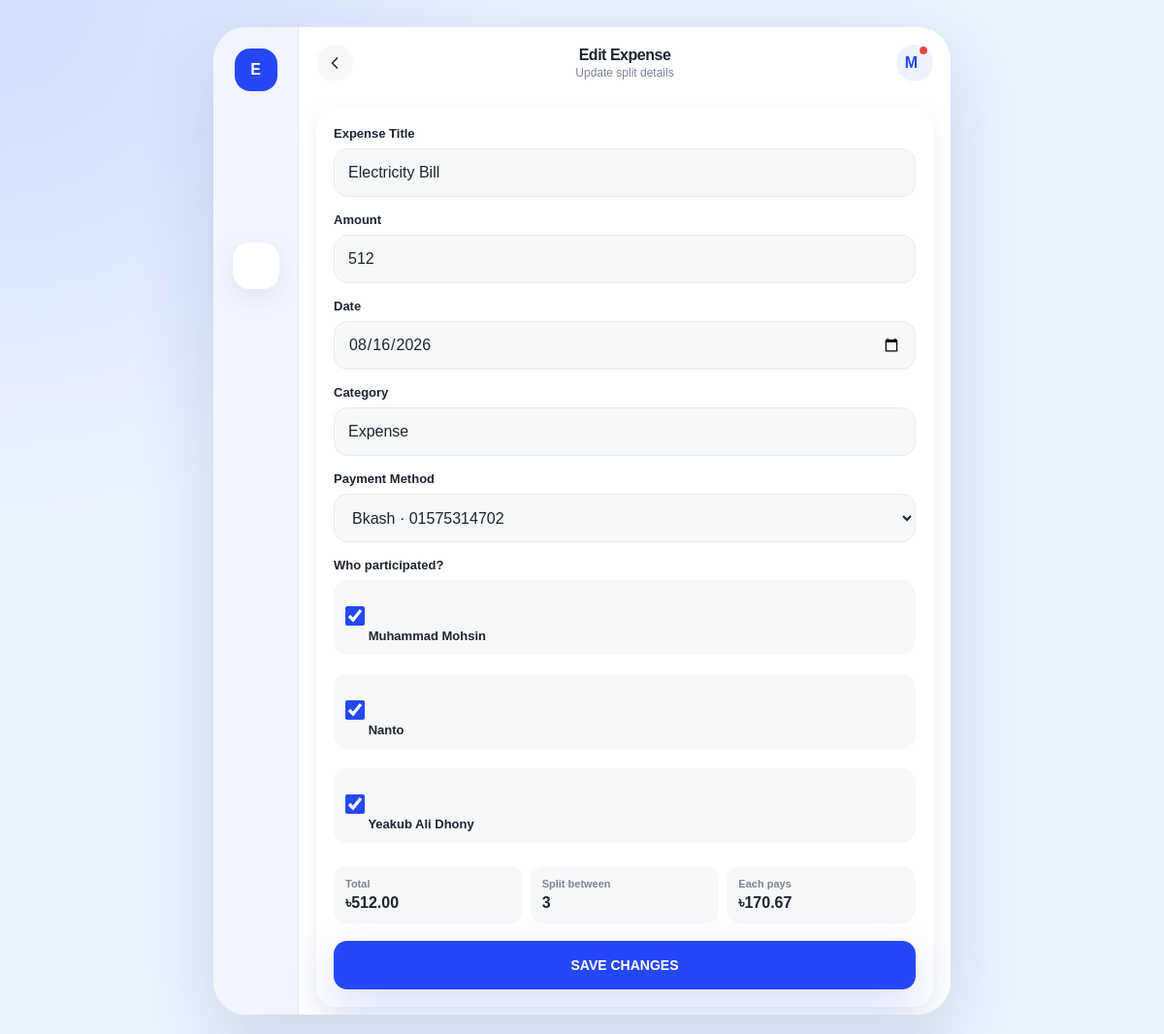
/expenses/edit.php?expense_id=5 (signed in), run on the app's committed database.
### tables this page shows
CREATE TABLE `expenses` (
  `expense_id` int(11) NOT NULL,
  `title` varchar(150) NOT NULL,
  `amount` double NOT NULL,
  `expense_date` date NOT NULL,
  `created_at` timestamp NOT NULL DEFAULT current_timestamp(),
  `group_id` int(11) NOT NULL,
  `user_id` int(11) NOT NULL
);

CREATE TABLE `categories` (
  `category_id` int(11) NOT NULL,
  `category_name` varchar(100) NOT NULL,
  `description` varchar(255) DEFAULT NULL,
  `expense_id` int(11) DEFAULT NULL
);

CREATE TABLE `users` (
  `user_id` int(11) NOT NULL,
  `name` varchar(100) NOT NULL,
  `email` varchar(255) NOT NULL,
  `password_hash` varchar(255) NOT NULL,
  `phone_no` varchar(20) DEFAULT NULL,
  `created_at` timestamp NOT NULL DEFAULT current_timestamp()
);

### expenses/edit.php (the view, shortened to what this page needs)
<?php
require_once "../config/database.php";
$user_id = (int) $_SESSION["user_id"];
$expense_id = (int) ($_GET["expense_id"] ?? $_POST["expense_id"] ?? 0);
$stmt = $conn->prepare("
    SELECT e.*, c.category_id, c.category_name, pm.payment_method_id
    FROM expenses e
    LEFT JOIN categories c ON e.expense_id = c.expense_id
    LEFT JOIN payment_method pm ON e.expense_id = pm.expense_id AND pm.user_id = e.user_id
    WHERE e.expense_id = ? AND e.user_id = ?
    LIMIT 1
");
$stmt->bind_param("ii", $expense_id, $user_id);
$stmt->execute();
$expense = $stmt->get_result()->fetch_assoc();
$stmt = $conn->prepare("
    SELECT u.user_id, u.name
    FROM group_members gm
    INNER JOIN users u ON gm.user_id = u.user_id
    WHERE gm.group_id = ?
    ORDER BY u.name
");
$stmt->bind_param("i", $expense["group_id"]);
$stmt->execute();
$members = $stmt->get_result()->fetch_all(MYSQLI_ASSOC);
$stmt = $conn->prepare("SELECT user_id FROM expenses_participants WHERE expense_id = ?");
$stmt->bind_param("i", $expense_id);
$stmt->execute();
$selected_participants = array_map("intval", array_column($stmt->get_result()->fetch_all(MYSQLI_ASSOC), "user_id"));
$stmt = $conn->prepare("SELECT payment_method_id, method_type, account_details FROM payment_method WHERE user_id = ? ORDER BY is_default DESC, method_type");
$stmt->bind_param("i", $user_id);
$stmt->execute();
$payment_methods = $stmt->get_result();
include "../includes/header.php";
?>
<form class="form-card" method="POST">
    <div class="form-group"><label for="title">Expense Title</label><input id="title" name="title" type="text" value="<?= htmlspecialchars($expense["title"]) ?>" required></div>
    <div class="form-group"><label for="amount">Amount</label><input id="amount" name="amount" type="number" min="0.01" step="0.01" value="<?= htmlspecialchars((string) $expense["amount"]) ?>" data-split-amount required></div>
    <div class="form-group"><label for="expense_date">Date</label><input id="expense_date" name="expense_date" type="date" value="<?= htmlspecialchars($expense["expense_date"]) ?>" required></div>
    <div class="form-group"><label for="category">Category</label><input id="category" name="category" type="text" value="<?= htmlspecialchars($expense["category_name"] ?? "") ?>" placeholder="Food, Transport, Rent"></div>
    <div class="form-group">
        <label for="payment_method_id">Payment Method</label>
        <select id="payment_method_id" name="payment_method_id">
            <?php while ($method = $payment_methods->fetch_assoc()): ?>
                <option value="<?= (int) $method["payment_method_id"] ?>" <?= (int) ($expense["payment_method_id"] ?? 0) === (int) $method["payment_method_id"] ? "selected" : "" ?>><?= htmlspecialchars($method["method_type"]) ?> · <?= htmlspecialchars($method["account_details"] ?? "") ?></option>
            <?php endwhile; ?>
        </select>
    </div>
    <div class="form-group">
        <label>Who participated?</label>
        <div class="card-list">
            <?php foreach ($members as $member): ?>
                <label class="participant-row"><input type="checkbox" name="participants[]" value="<?= (int) $member["user_id"] ?>" data-split-participant <?= in_array((int) $member["user_id"], $selected_participants, true) ? "checked" : "" ?>> <?= htmlspecialchars($member["name"]) ?></label>
            <?php endforeach; ?>
        </div>
    </div>
    <div class="split-preview">
        <div class="stat-pill"><span>Total</span><strong data-split-total>৳0.00</strong></div>
        <div class="stat-pill"><span>Split between</span><strong data-split-count>0</strong></div>
        <div class="stat-pill"><span>Each pays</span><strong data-split-each>৳0.00</strong></div>
    </div>
    <br>
    <button class="primary-button full-width" type="submit">SAVE CHANGES</button>
</form>
<?php include "../includes/footer.php"; ?>

### css/style.css (style rules this page uses)
:root { --primary: #2448f5; --primary-dark: #1939d6; --primary-light: #eef2ff; --background: #ffffff; --surface: #f7f8fa; --surface-blue: #f2f5ff; --text-primary: #1e2430; --text-secondary: #7c8494; --text-muted: #a7aebb; --border: #e7eaf0; --success: #22c55e; --warning: #f59e0b; --danger: #ef4444; --shadow: 0 8px 25px rgba(30, 50, 100, 0.08); --shadow-strong: 0 18px 45px rgba(36, 72, 245, 0.18); --radius-sm: 8px; --radius-md: 14px; --radius-lg: 20px; --radius-xl: 28px; --app-width: 460px; }
* { box-sizing: border-box; margin: 0; padding: 0; }
html { scroll-behavior: smooth; }
body { min-height: 100vh; background: radial-gradient(circle at top left, rgba(36, 72, 245, 0.13), transparent 34rem), #eaf4ff; color: var(--text-primary); font-family: "Trebuchet MS", Arial, Helvetica, sans-serif; }
button, input, select, textarea { font: inherit; }
button { cursor: pointer; }
.card, .summary-card, .mini-card, .form-card, .transaction-row, .group-card, .user-row, .notification-card, .payment-card { border-radius: var(--radius-lg); background: white; box-shadow: var(--shadow); }
.card-list { display: grid; gap: 12px; }
.stat-pill { padding: 12px; border-radius: var(--radius-md); background: var(--surface); }
.stat-pill span { display: block; color: var(--text-secondary); font-size: 11px; font-weight: 800; }
.stat-pill strong { display: block; margin-top: 5px; font-variant-numeric: tabular-nums; }
.form-card { padding: 18px; }
.form-group { margin-bottom: 16px; }
.form-group label { display: block; margin-bottom: 8px; font-size: 13px; font-weight: 800; }
.form-group input, .form-group select, .form-group textarea { width: 100%; min-height: 50px; padding: 13px 14px; border: 1px solid var(--border); border-radius: var(--radius-md); outline: none; background: var(--surface); color: var(--text-primary); font-size: 16px; }
.btn, .primary-button, .secondary-button, .danger-button { display: inline-flex; min-height: 50px; align-items: center; justify-content: center; gap: 8px; padding: 0 18px; border: 0; border-radius: var(--radius-md); font-size: 14px; font-weight: 900; transition: transform 180ms ease, box-shadow 180ms ease, background 180ms ease; }
.primary-button, .btn-primary { background: var(--primary); color: white; box-shadow: var(--shadow-strong); }
.full-width { width: 100%; }
.participant-row { display: flex; align-items: center; gap: 12px; padding: 12px; border-radius: var(--radius-md); background: var(--surface); font-weight: 800; }
.participant-row input { width: 20px; height: 20px; accent-color: var(--primary); }
.split-preview { display: grid; grid-template-columns: repeat(3, 1fr); gap: 8px; margin-top: 10px; }
@media (min-width: 900px) { body { padding: 28px 0; } }

### data on the page
expenses: title "Electricity Bill", amount "512", expense_date "08/16/2026", category "Expense"
users: user_id "☑", name "Muhammad Mohsin"
users: user_id "☑", name "Nanto"
users: user_id "☑", name "Yeakub Ali Dhony"

### other printed values
$pageTitle "Edit Expense"
$pageSubtitle "Update split details"
$userInitial "M"
form field payment_method_id "Bkash · 01575314702"
